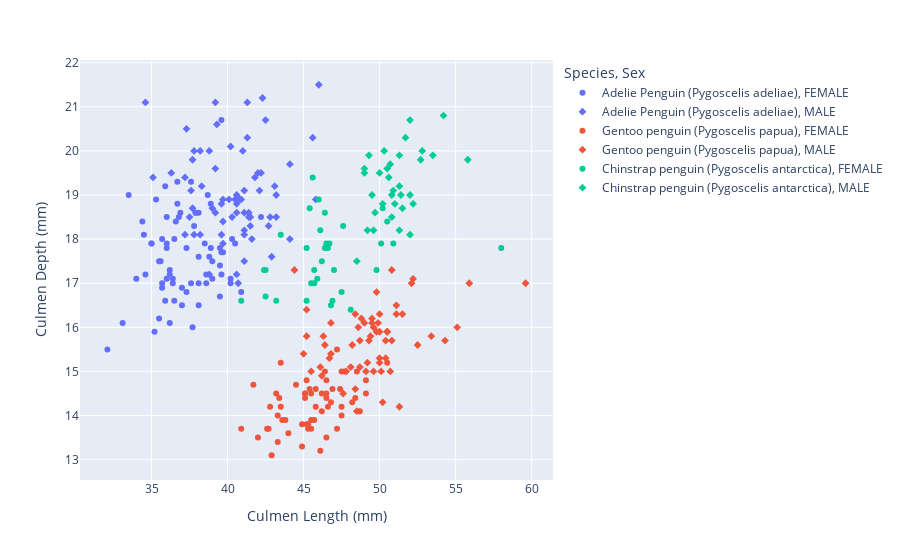

Notebook code for this chart:
### Code cell
fig = px.scatter(df , x = 'Culmen Length (mm)' , y = 'Culmen Depth (mm)' , color = 'Species' , symbol="Sex")
fig

### Figure 1 — Plotly figure (JSON) as saved in the notebook; plotly's stock layout.template omitted (floating-point values rounded to 4 significant figures)
{"data": [{"hovertemplate": "Species=Adelie Penguin (Pygoscelis adeliae)<br>Sex=FEMALE<br>Culmen Length (mm)=%{x}<br>Culmen Depth (mm)=%{y}<extra></extra>", "legendgroup": "Adelie Penguin (Pygoscelis adeliae), FEMALE", "marker": {"color": "#636efa", "symbol": "circle"}, "mode": "markers", "name": "Adelie Penguin (Pygoscelis adeliae), FEMALE", "orientation": "v", "showlegend": true, "type": "scatter", "x": [39.5, 40.3, 36.7, 38.9, 38.7, 34.4, 37.8, 35.9, 35.3, 40.5, 37.9, 39.5, 39.5, 36.4, 42.2, 37.6, 36.5, 36, 37, 36, 39.6, 35, 34.5, 39, 36.5, 35.7, 37.6, 36.4, 35.5, 35.9, 33.5, 39.6, 35.5, 40.9, 36.2, 34.6, 36.7, 37.3, 36.9, 38.9, 35.7, 34, 36.2, 38.1, 33.1, 35, 37.7, 37.9, 38.6, 38.1, 38.1, 39.7, 39.6, 38.6, 35.7, 36.2, 40.2, 35.2, 38.8, 39, 38.5, 36.8, 38.1, 35.6, 37, 40.2, 32.1, 37.3, 36.6, 36, 36], "xaxis": "x", "y": [17.4, 18, 19.3, 17.8, 19, 18.4, 18.3, 19.2, 18.9, 17.9, 18.6, 16.7, 17.8, 17, 18.5, 19.3, 18, 18.5, 16.9, 17.9, 17.7, 17.9, 18.1, 17.5, 16.6, 16.9, 17, 17.1, 16.2, 16.6, 19, 17.2, 17.5, 16.8, 16.1, 17.2, 18.8, 17.8, 18.6, 18.8, 18, 17.1, 17.3, 18.6, 16.1, 17.9, 16, 18.6, 17.2, 17, 16.5, 17.7, 20.7, 17, 17, 17.2, 17, 15.9, 17.6, 17.1, 17.9, 18.5, 17.6, 17.5, 16.5, 17.1, 15.5, 16.8, 18.4, 17.8, 17.1], "yaxis": "y"}, {"hovertemplate": "Species=Adelie Penguin (Pygoscelis adeliae)<br>Sex=MALE<br>Culmen Length (mm)=%{x}<br>Culmen Depth (mm)=%{y}<extra></extra>", "legendgroup": "Adelie Penguin (Pygoscelis adeliae), MALE", "marker": {"color": "#636efa", "symbol": "diamond"}, "mode": "markers", "name": "Adelie Penguin (Pygoscelis adeliae), MALE", "orientation": "v", "showlegend": true, "type": "scatter", "x": [39.3, 39.2, 34.6, 42.5, 46, 37.7, 38.2, 38.8, 40.6, 40.5, 37.2, 40.9, 39.2, 38.8, 44.1, 39.6, 42.3, 40.1, 42, 41.4, 40.6, 37.6, 41.3, 41.1, 41.6, 41.1, 41.8, 39.7, 45.8, 42.8, 37.2, 42.1, 42.9, 35.1, 41.3, 36.3, 38.3, 41.1, 39.6, 40.8, 40.3, 43.2, 41, 37.8, 39.7, 38.2, 43.2, 45.6, 42.2, 42.7, 37.3, 41.1, 37.7, 41.4, 40.6, 41.5, 44.1, 43.1, 37.5, 41.1, 40.2, 39.7, 40.6, 40.7, 39, 39.2, 37.8, 41.5], "xaxis": "x", "y": [20.6, 19.6, 21.1, 20.7, 21.5, 18.7, 18.1, 17.2, 18.6, 18.9, 18.1, 18.9, 21.1, 20, 19.7, 18.8, 21.2, 18.9, 19.5, 18.6, 18.8, 19.1, 21.1, 18.2, 18, 19.1, 19.4, 18.4, 18.9, 18.5, 19.4, 19.1, 17.6, 19.4, 20.3, 19.5, 19.2, 18.1, 18.1, 18.9, 18.5, 18.5, 20, 20, 18.9, 20, 19, 20.3, 19.5, 18.3, 20.5, 18.6, 19.8, 18.5, 19, 18.3, 18, 19.2, 18.5, 17.5, 20.1, 17.9, 17.2, 17, 18.7, 18.6, 18.1, 18.5], "yaxis": "y"}, {"hovertemplate": "Species=Gentoo penguin (Pygoscelis papua)<br>Sex=FEMALE<br>Culmen Length (mm)=%{x}<br>Culmen Depth (mm)=%{y}<extra></extra>", "legendgroup": "Gentoo penguin (Pygoscelis papua), FEMALE", "marker": {"color": "#EF553B", "symbol": "circle"}, "mode": "markers", "name": "Gentoo penguin (Pygoscelis papua), FEMALE", "orientation": "v", "showlegend": true, "type": "scatter", "x": [46.1, 48.7, 46.5, 45.4, 43.3, 40.9, 45.5, 45.8, 42, 46.2, 45.1, 46.5, 42.9, 48.2, 42.8, 45.1, 49.1, 42.6, 44, 42.7, 45.3, 43.6, 45.5, 44.9, 46.6, 45.1, 46.5, 43.8, 43.2, 45.3, 45.7, 45.8, 43.5, 47.7, 46.5, 46.4, 47.5, 45.2, 49.1, 47.4, 44.9, 43.4, 47.5, 47.5, 45.5, 44.5, 46.9, 48.4, 48.5, 47.2, 41.7, 43.3, 50.5, 43.5, 46.2, 47.2, 46.8, 45.2], "xaxis": "x", "y": [13.2, 14.1, 13.5, 14.6, 13.4, 13.7, 13.7, 14.6, 13.5, 14.5, 14.5, 14.5, 13.1, 14.3, 14.2, 14.5, 14.8, 13.7, 13.6, 13.7, 13.7, 13.9, 13.9, 13.3, 14.2, 14.4, 14.4, 13.9, 14.5, 13.8, 13.9, 14.2, 14.2, 15, 14.8, 15, 14.2, 13.8, 14.5, 14.6, 13.8, 14.4, 14, 15, 14.5, 14.7, 14.6, 14.4, 15, 15.5, 14.7, 14, 15.2, 15.2, 14.1, 13.7, 14.3, 14.8], "yaxis": "y"}, {"hovertemplate": "Species=Gentoo penguin (Pygoscelis papua)<br>Sex=MALE<br>Culmen Length (mm)=%{x}<br>Culmen Depth (mm)=%{y}<extra></extra>", "legendgroup": "Gentoo penguin (Pygoscelis papua), MALE", "marker": {"color": "#EF553B", "symbol": "diamond"}, "mode": "markers", "name": "Gentoo penguin (Pygoscelis papua), MALE", "orientation": "v", "showlegend": true, "type": "scatter", "x": [50, 50, 47.6, 46.7, 46.8, 49, 48.4, 49.3, 49.2, 48.7, 50.2, 46.3, 46.1, 47.8, 50, 59.6, 48.4, 44.4, 48.7, 49.6, 49.6, 50.5, 50.5, 45.2, 48.5, 50.1, 45, 45.5, 50.4, 46.2, 54.3, 49.8, 49.5, 50.7, 46.4, 48.2, 48.6, 51.1, 45.2, 52.5, 50, 50.8, 51.3, 52.1, 52.2, 49.5, 50.8, 49.4, 51.1, 55.9, 49.1, 46.8, 53.4, 48.1, 49.8, 51.5, 55.1, 48.8, 50.4, 49.9], "xaxis": "x", "y": [16.3, 15.2, 14.5, 15.3, 15.4, 16.1, 14.6, 15.7, 15.2, 15.1, 14.3, 15.8, 15.1, 15, 15.3, 17, 16.3, 17.3, 15.7, 16, 15, 15.9, 15.9, 15.8, 14.1, 15, 15.4, 15, 15.3, 14.9, 15.7, 16.8, 16.2, 15, 15.6, 15.6, 16, 16.3, 16.4, 15.6, 15.9, 17.3, 14.2, 17, 17.1, 16.1, 15.7, 15.8, 16.5, 17, 15, 16.1, 15.8, 15.1, 15.9, 16.3, 16, 16.2, 15.7, 16.1], "yaxis": "y"}, {"hovertemplate": "Species=Chinstrap penguin (Pygoscelis antarctica)<br>Sex=FEMALE<br>Culmen Length (mm)=%{x}<br>Culmen Depth (mm)=%{y}<extra></extra>", "legendgroup": "Chinstrap penguin (Pygoscelis antarctica), FEMALE", "marker": {"color": "#00cc96", "symbol": "circle"}, "mode": "markers", "name": "Chinstrap penguin (Pygoscelis antarctica), FEMALE", "orientation": "v", "showlegend": true, "type": "scatter", "x": [46.5, 45.4, 45.2, 46.1, 46, 46.6, 47, 45.9, 58, 46.4, 42.4, 43.2, 46.7, 50.5, 46.4, 40.9, 42.5, 47.5, 47.6, 46.9, 46.2, 45.5, 50.9, 50.1, 49.8, 48.1, 45.7, 42.5, 45.2, 45.6, 46.8, 45.7, 43.5, 50.2], "xaxis": "x", "y": [17.9, 18.7, 17.8, 18.2, 18.9, 17.8, 17.3, 17.1, 17.8, 18.6, 17.3, 16.6, 17.9, 18.4, 17.8, 16.6, 16.7, 16.8, 18.3, 16.6, 17.5, 17, 17.9, 17.9, 17.3, 16.4, 17.3, 17.3, 16.6, 19.4, 16.5, 17, 18.1, 18.7], "yaxis": "y"}, {"hovertemplate": "Species=Chinstrap penguin (Pygoscelis antarctica)<br>Sex=MALE<br>Culmen Length (mm)=%{x}<br>Culmen Depth (mm)=%{y}<extra></extra>", "legendgroup": "Chinstrap penguin (Pygoscelis antarctica), MALE", "marker": {"color": "#00cc96", "symbol": "diamond"}, "mode": "markers", "name": "Chinstrap penguin (Pygoscelis antarctica), MALE", "orientation": "v", "showlegend": true, "type": "scatter", "x": [50, 51.3, 52.7, 51.3, 51.3, 51.7, 52, 50.5, 50.3, 49.2, 48.5, 50.6, 52, 49.5, 52.8, 54.2, 51, 49.7, 52, 53.5, 49, 50.9, 50.8, 49, 51.5, 51.4, 50.7, 52.2, 49.3, 50.2, 55.8, 49.6, 50.8], "xaxis": "x", "y": [19.5, 19.2, 19.8, 18.2, 19.9, 20.3, 18.1, 19.6, 20, 18.2, 17.5, 19.4, 19, 19, 20, 20.8, 18.8, 18.6, 20.7, 19.9, 19.5, 19.1, 18.5, 19.6, 18.7, 19, 19.7, 18.8, 19.9, 18.8, 19.8, 18.2, 19], "yaxis": "y"}], "layout": {"legend": {"title": {"text": "Species, Sex"}, "tracegroupgap": 0}, "margin": {"t": 60}, "xaxis": {"anchor": "y", "domain": [0, 1], "title": {"text": "Culmen Length (mm)"}}, "yaxis": {"anchor": "x", "domain": [0, 1], "title": {"text": "Culmen Depth (mm)"}}}}
